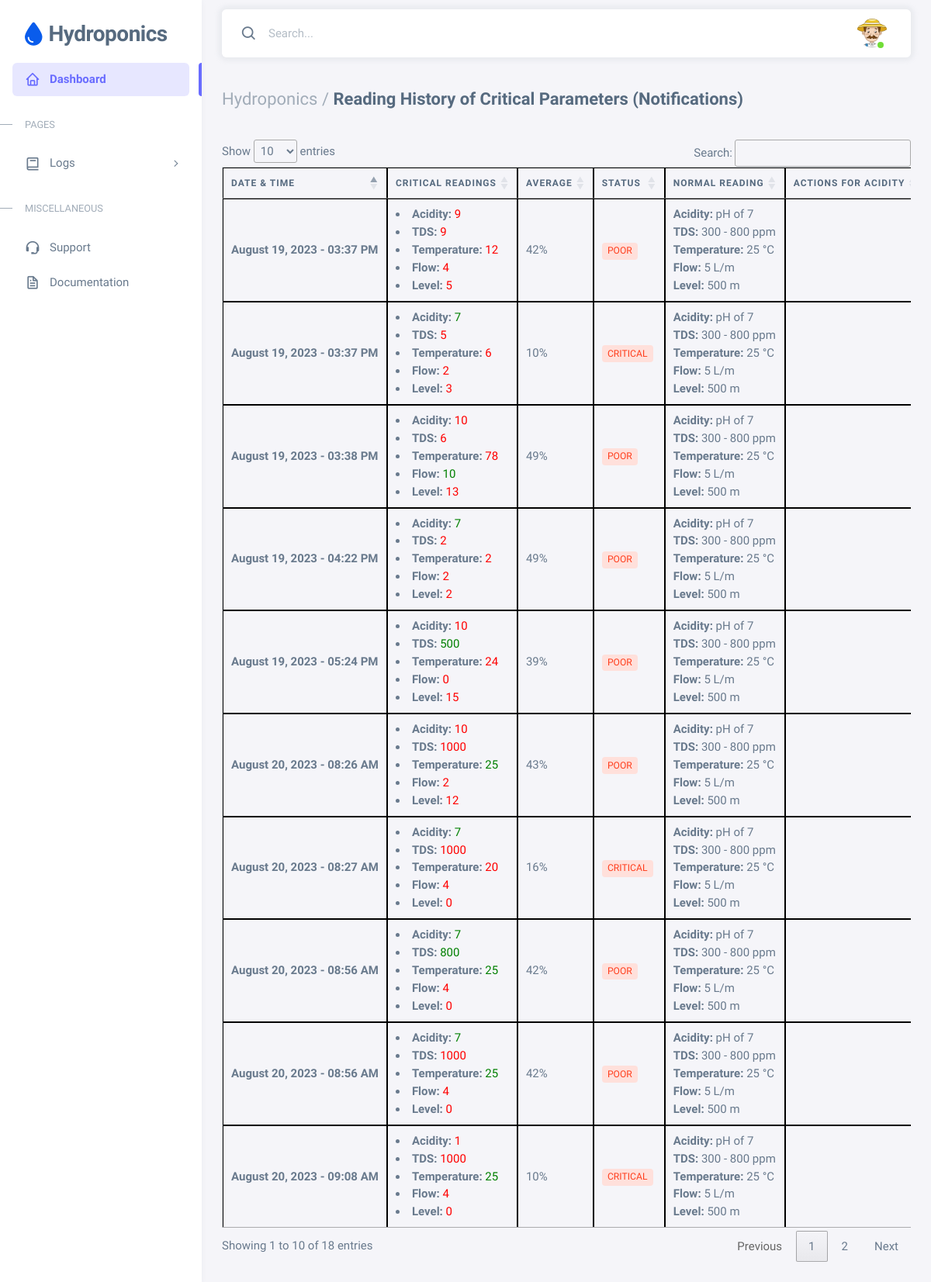
/php/reading_history.php, run on an earlier commit of the app's database.
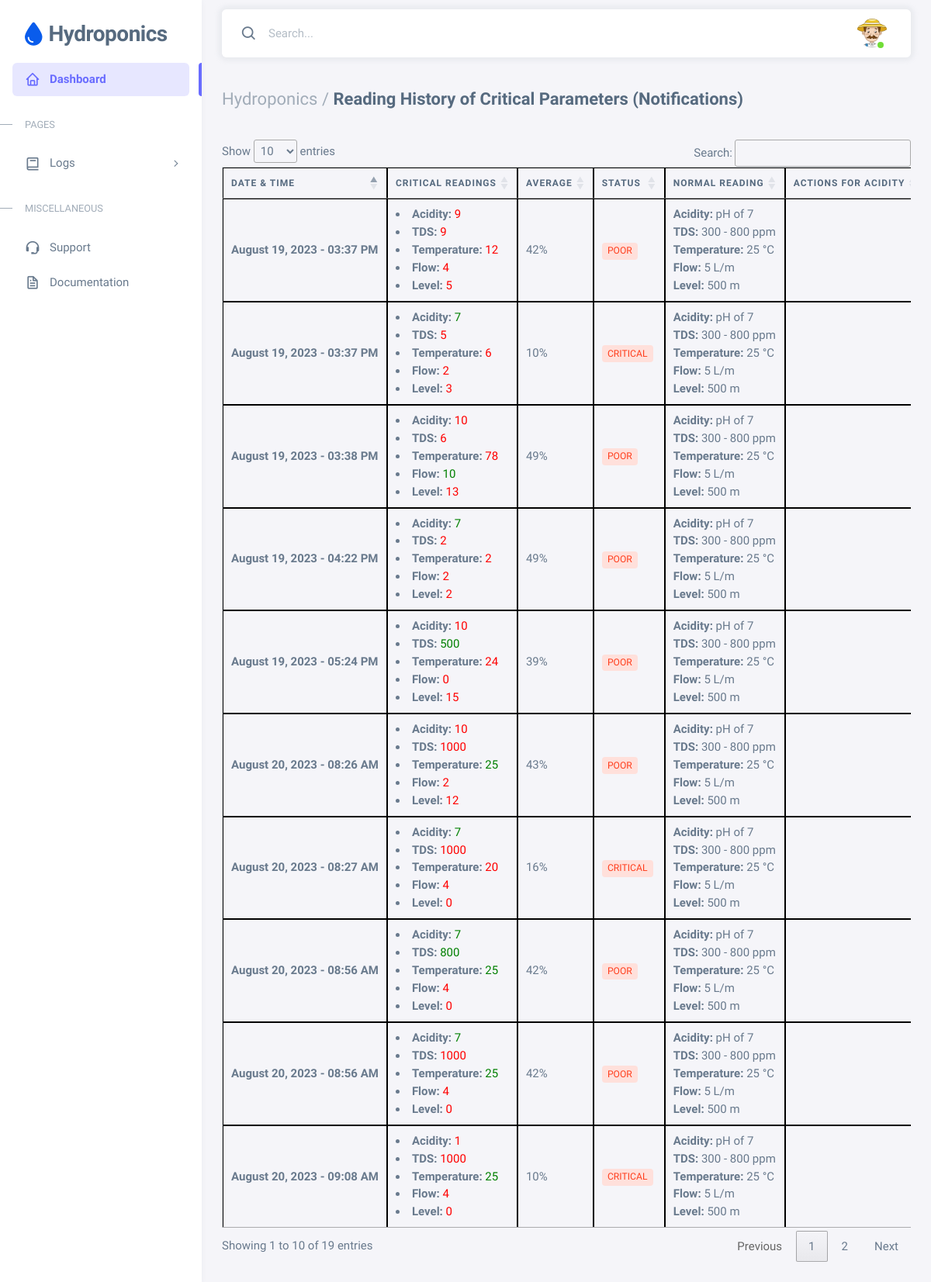
And on a later commit of the database.
### tables this page shows
CREATE TABLE `total_dissolved_solids` (
  `tds_id` int(11) NOT NULL,
  `sensor_name` varchar(12) NOT NULL DEFAULT 'Conductivity',
  `tds_cdate` datetime NOT NULL DEFAULT current_timestamp(),
  `tds_readings` int(11) NOT NULL,
  `status` int(11) NOT NULL DEFAULT 0,
  `action` varchar(255) NOT NULL
);

### chartdata.php (called while the page is built, shortened)
<?php
$conn = new mysqli("localhost", "root", "", "hydro");
$query = "SELECT * FROM temperature ORDER BY temp_cdate DESC";
$result = mysqli_query($conn, $query);
while ($row = mysqli_fetch_assoc($result)) {
    $temperaturedate[] = date("F j, Y - h:i A", strtotime($row['temp_cdate']));
}
?>

### average.php (called while the page is built, shortened)
<?php
$conn = new mysqli("localhost", "root", "", "hydro");
$query = "SELECT * FROM combined_readings_view ORDER BY reading_cdate DESC";
$result = mysqli_query($conn, $query);
$sums = array();
$counts = array();
$averages = array();
$weights_for_label = [];
for ($i = 1; $i <= 100; $i++) {
    switch (true) {
        case ($i >= 25 && $i <= 49):
            $weights_for_label[$i] = 'poor';
            break;
        case ($i >= 50 && $i <= 69):
            $weights_for_label[$i] = 'medium';
            break;
        case ($i >= 70 && $i <= 89):
            $weights_for_label[$i] = 'good';
            break;
        case ($i >= 90 && $i <= 100):
            $weights_for_label[$i] = 'excellent';
            break;
        default:
            $weights_for_label[$i] = 'critical';
    }
}
while ($row = mysqli_fetch_assoc($result)) {
    $date = $row['reading_cdate'];
    $weightedValue = $row['weighted_value'];
    if (!isset($sums[$date])) {
        $sums[$date] = 0;
        $counts[$date] = 0;
    }
    $sums[$date] += $weightedValue;
    $counts[$date]++;
}
foreach ($sums as $date => $sum) {
    $count = $counts[$date];
    $average = $sum / $count;
    $label_index = intval($average);
    $label = $weights_for_label[$label_index];
    $averages[] = array(
        'date' => $date,
        'average' => $average,
        'label' => $label
    );
}
?>

### data_ret.php (called while the page is built, shortened)
<?php
  $flowquery = "SELECT * FROM waterflow ORDER BY flow_cdate DESC ";
  $flowresult = mysqli_query($conn, $flowquery);
  while ($row = mysqli_fetch_assoc($flowresult)) {
      $data_flow[] = $row['flow_readings'];
  }
  $levelquery = "SELECT * FROM waterlevel ORDER BY level_cdate DESC";
  $levelresult = mysqli_query($conn, $levelquery);
  while ($row = mysqli_fetch_assoc($levelresult)) {
      $data_level[] = $row['level_readings'];
  }
  $acidquery = "SELECT * FROM acidity ORDER BY acid_cdate DESC";
  $acidresult = mysqli_query($conn, $acidquery);
  while ($row = mysqli_fetch_assoc($acidresult)) {
      $data_acid[] = $row['acid_readings'];
  }
  $tdsquery = "SELECT * FROM total_dissolved_solids ORDER BY tds_cdate DESC";
  $tdsresult = mysqli_query($conn, $tdsquery);
  while ($row = mysqli_fetch_assoc($tdsresult)) {
      $data_tds[] = $row['tds_readings'];
  }
  $tempquery = "SELECT * FROM temperature ORDER BY temp_cdate DESC";
  $tempresult = mysqli_query($conn, $tempquery);
  while ($row = mysqli_fetch_assoc($tempresult)) {
      $data_temp[] = $row['temp_readings'];
  }
?>

### php/reading_history.php (shortened to what the changed rows need)
<?php include "../chartdata.php"; ?>
<?php include "../data_ret.php"; ?>
<?php include "../average.php"; ?>
<!DOCTYPE html>
<html
  lang="en"
  class="light-style layout-menu-fixed"
  dir="ltr"
  data-theme="theme-default"
  data-assets-path="../assets/"
  data-template="vertical-menu-template-free"
>
  <head>
    <link rel="stylesheet" href="../assets/vendor/fonts/boxicons.css" />
    <link rel="stylesheet" href="../assets/vendor/css/core.css" class="template-customizer-core-css" />
    <link rel="stylesheet" href="../assets/vendor/css/theme-default.css" class="template-customizer-theme-css" />
    <link rel="stylesheet" href="../assets/css/demo.css" />
    <link rel="stylesheet" href="../assets/vendor/libs/perfect-scrollbar/perfect-scrollbar.css" />
    <link rel="stylesheet" href="https://cdnjs.cloudflare.com/ajax/libs/font-awesome/6.3.0/css/all.min.css">
    <link rel="stylesheet" href="https://cdn.datatables.net/1.13.7/css/jquery.dataTables.min.css">
  </head>
  <body>
    <div class="layout-wrapper layout-content-navbar">
      <div class="layout-container">
        <div class="layout-page">
          <div class="content-wrapper">
            <div class="container-xxl flex-grow-1 container-p-y">
              <h4 class="fw-bold py-3 mb-4"><span class="text-muted fw-light">Hydroponics /</span> Reading History of Critical Parameters (Notifications)</h4>
              <div class="table-responsive text-nowrap">
                <table id="datatable" class="table card-table">
                  <thead>
                    <tr>
                      <th>Date & Time</th>
                      <th>Critical Readings</th>
                      <th>Average</th>
                      <th>Status</th>
                      <th>Normal Reading</th>
                      <th>Actions for acidity</th>
                    </tr>
                  </thead>
                  <tbody class="table-border-bottom-0">
                  <?php
                  foreach ($temperaturedate as $index => $date) {
                      if ($averages[$index]['label'] === 'poor' || $averages[$index]['label'] === 'critical') {
                          echo '<tr>';
                          echo '<td><i class="text-danger"></i> <strong>' . $date . '</strong></td>';
                          echo '<td>';
                          $sensorTypeToData = [
                              'Acidity' => $data_acid,
                              'TDS' => $data_tds,
                              'Temperature' => $data_temp,
                              'Flow' => $data_flow,
                              'Level' => $data_level,
                          ];
                          foreach ($sensorTypeToData as $sensorType => $sensorDataArray) {
                            echo '<li>';
                            echo '<strong>' . $sensorType . ':</strong> ';
                            if ($sensorType === 'Acidity' && $sensorDataArray[$index] != 7) {
                                echo '<span style="color: red;">' . $sensorDataArray[$index] . '</span>';
                            } elseif ($sensorType === 'TDS' && ($sensorDataArray[$index] < 300 || $sensorDataArray[$index] > 800)) {
                                echo '<span style="color: red;">' . $sensorDataArray[$index] . '</span>';
                            } elseif ($sensorType === 'Temperature' && $sensorDataArray[$index] != 25) {
                                echo '<span style="color: red;">' . $sensorDataArray[$index] . '</span>';
                            } elseif ($sensorType === 'Flow' && $sensorDataArray[$index] < 5) {
                                echo '<span style="color: red;">' . $sensorDataArray[$index] . '</span>';
                            } elseif ($sensorType === 'Level' && $sensorDataArray[$index] < 500) {
                                echo '<span style="color: red;">' . $sensorDataArray[$index] . '</span>';
                            } else {
                                echo '<span style="color: green;">' . $sensorDataArray[$index] . '</span>';
                            }
                            echo '</li>';
                          }
                          echo '</td>';
                          echo '<td>' . round($averages[$index]['average']) . '%</td>';
                          echo '<td><span class="badge bg-label-danger me-1">' . $averages[$index]['label'] . '</span></td>';
                          echo '<td>' . '<strong>Acidity:</strong> pH of 7' . '<br>' . '<strong>TDS:</strong> 300 - 800 ppm' . '<br>' . '<strong>Temperature:</strong> 25 °C' . '<br>' . '<strong>Flow:</strong> 5 L/m' .  '<br>' . '<strong>Level:</strong> 500 m' .'</td>';
                          echo '<td>' . $data_acid_action[$index].'</td>';
                          echo '</tr>';
                      }
                  }
                  ?>
                  </tbody>
                </table>
              </div>
          </div>
        </div>
      </div>
    </div>
  </body>
</html>

What changed in the data, as far as the page shows it:
no longer on this page (row edited): total_dissolved_solids: sensorType "Acidity", status "1", tds_id "7", index "10", index "9"
Also different on the page:
text written by a page script: "Show entries Search: Showing 1 to 10 of 18 entries Previous 1 2 Next" → "Show entries Search: Showing 1 to 10 of 19 entries Previous 1 2 Next"
new list line: "Acidity : 1"
new list line: "Acidity : 7"
new list line: "Acidity : 10"
new list line: "Acidity : 9"
